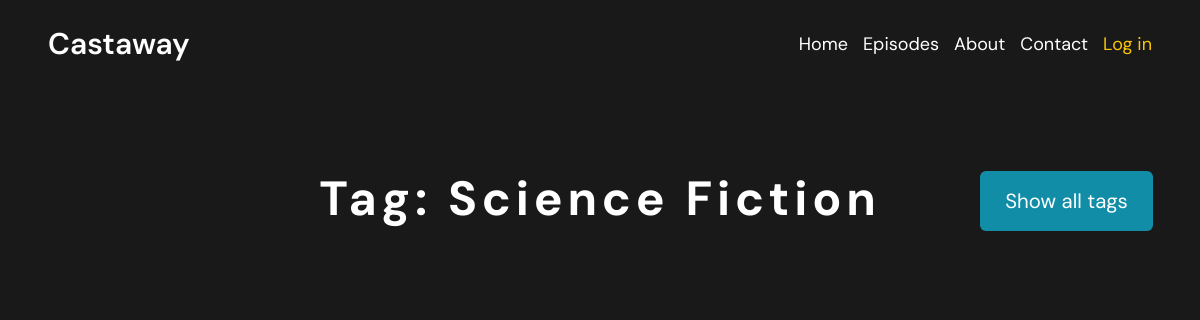
Before: /tags/science-fiction with the older database file.
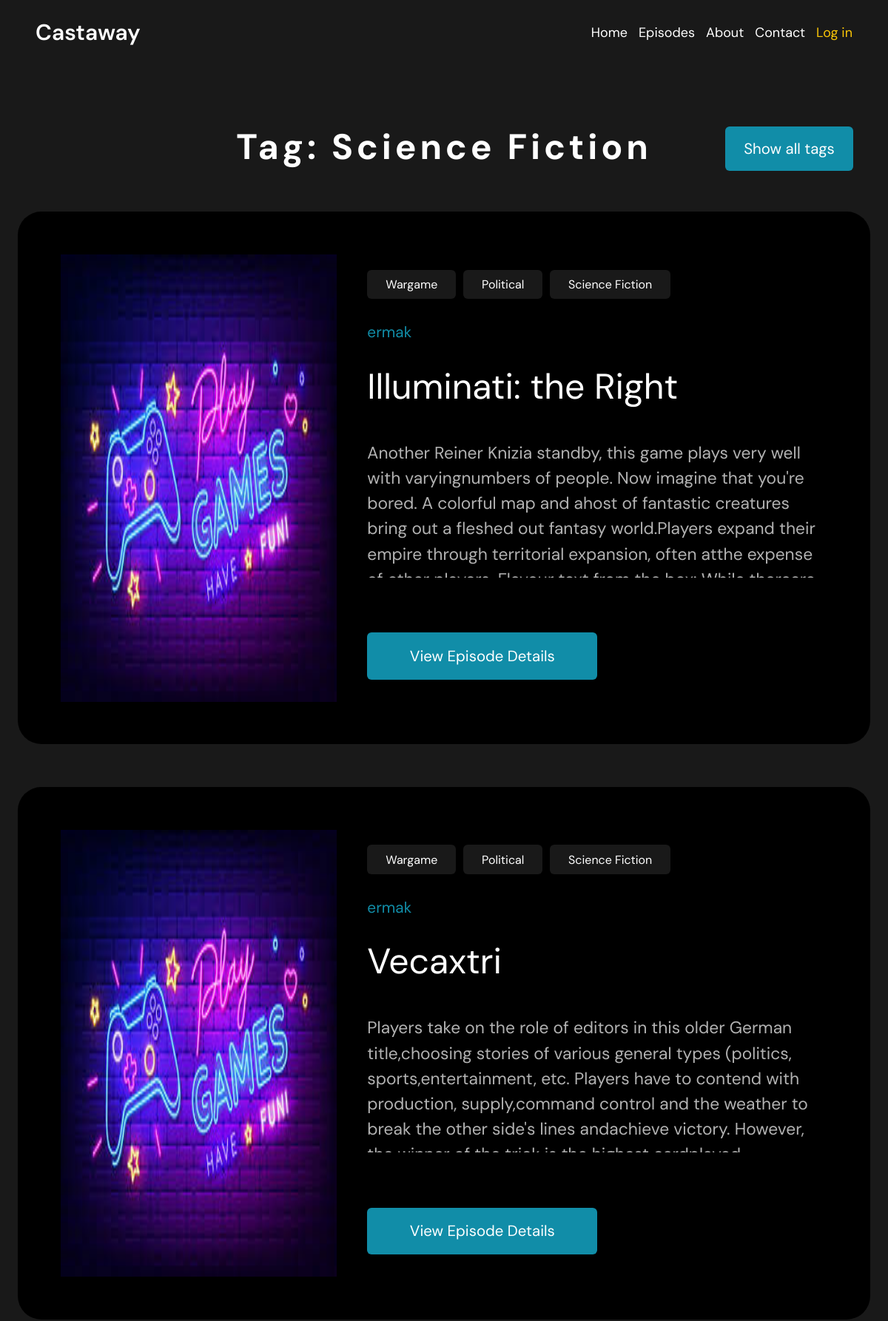
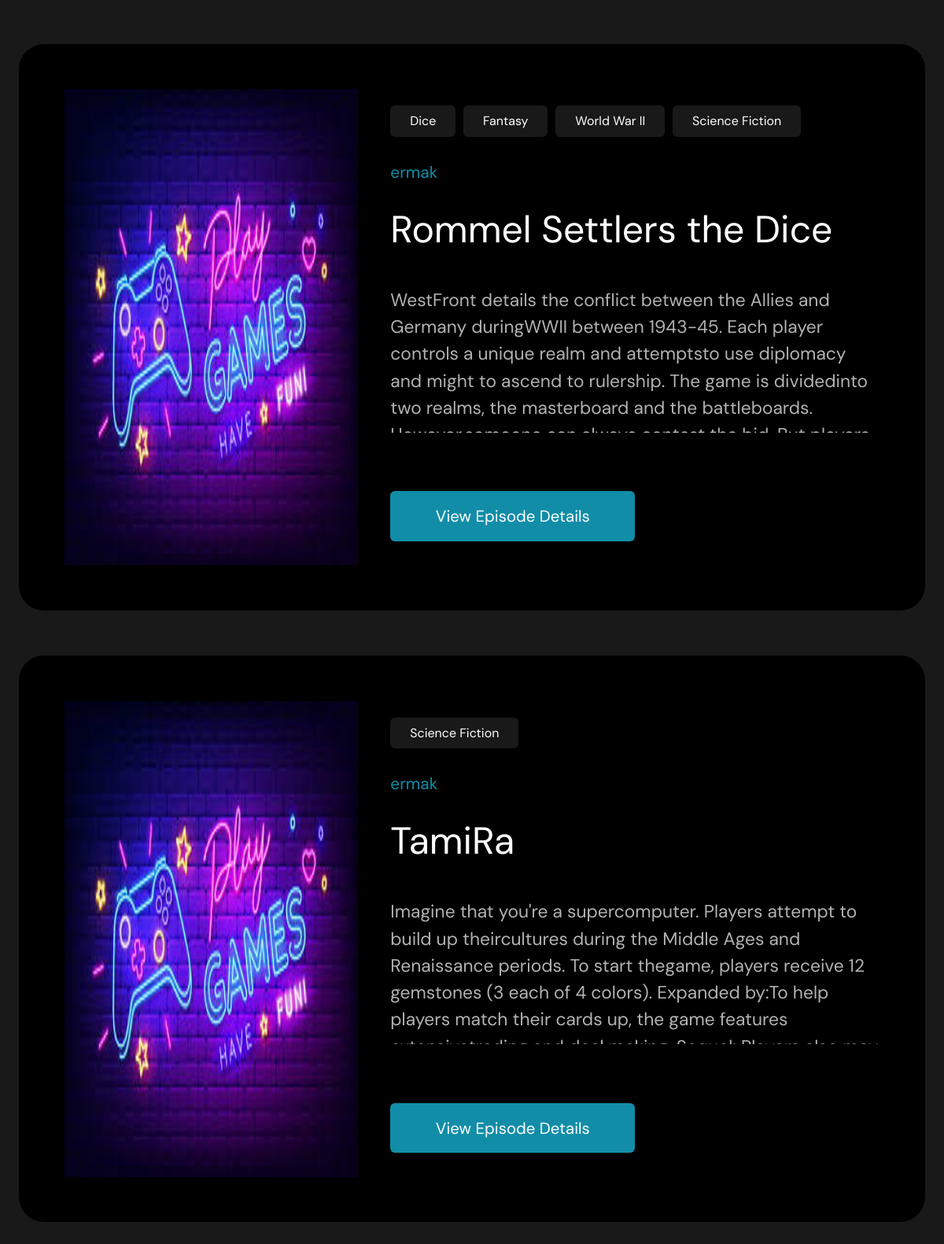
After: the same page with the newer database file (2 pictures, top to bottom).
### home/models.py (models this page shows, shortened)
class Tags(models.Model):
    name = models.CharField(max_length=50)
    slug = models.SlugField(max_length=50, unique=True)
    def get_absolute_url(self):
        return reverse('show_tags', kwargs={"tag_slug": self.slug})
    class Meta:
        verbose_name_plural = 'Tags'

class Episodes(models.Model):
    title = models.CharField(max_length=255)
    slug = models.SlugField(max_length=100, unique=True, null=True, blank=True)
    description = models.CharField(max_length=200)
    content = models.TextField()
    image = models.ImageField()
    tags = models.ManyToManyField('Tags', related_name='tags')
    time_create = models.DateTimeField(auto_now_add=True)
    time_update = models.DateTimeField(auto_now=True)
    author = models.ForeignKey(User, on_delete=models.PROTECT)
    def get_absolute_url(self):
        return reverse('episodes_detail', kwargs={"episode_id": self.pk})
    class Meta:
        verbose_name_plural = 'Episodes'
        ordering = ["-time_create"]

### home/views.py (the view)
# urls.py: path('tags/<slug:tag_slug>', views.show_tags, name='show_tags'),
def show_tags(request, tag_slug):
    tag = Tags.objects.get(slug=tag_slug)
    episodes = Episodes.objects.filter(tags__in=[tag])
    return render(request, 'tags.html', {'episodes': episodes, 'tag': tag})

### home/templates/tags.html
{% extends 'base.html' %}
{% block content %}
<div class="episodes-content">
    <div class="tags-header">
        <h1 class="tag-name">Tag: {{ tag.name }}</h1>
        <a href="{% url 'show_all_tags' %}"><button class="show-all-tags-button">Show all tags</button></a>
    </div>
    {% include 'list_episodes.html' %}
</div>
{% endblock %}

### home/templates/base.html (shortened to what this page needs)
<!DOCTYPE html>
{% load static %}
<html lang="en">
<head>
    <link rel="stylesheet" href="{% static 'css/styles.css' %}">
</head>
<body>
<header>
    <div class="headline-menu">
        <a href="{% url 'index' %}" class="castaway">Castaway</a>
        <div class="links-to-main-pages">
            <a href="{% url 'index' %}">Home</a>
            <a href="{% url 'show_episodes' %}">Episodes</a>
            <a href="">About</a>
            <a href="">Contact</a>
            {% if request.user.is_authenticated %}
            <a class="profile-link user-profile-link" href="{% url 'profile' %}">{{ user.username|capfirst }}</a>
            {% else %}
            <a class="profile-link" href="{% url 'login' %}">Log in</a>
            {% endif %}
        </div>
    </div>
</header>
{% block content %}
{% endblock %}
</body>
</html>

### home/templates/list_episodes.html
{% for ep in episodes %}
<div class="episodes-content-card">
    <img src="{{ ep.image.url }}" alt="">
    <div class="episodes-content-card-description">
        <div class="section-2-tags">
            {% for tag in ep.tags.all %}
            <a href="{{ tag.get_absolute_url }}">{{ tag.name }}</a>
            {% endfor %}
        </div>
        <a class="ep-num" href="{% url 'index' %}">{{ ep.author }}</a>
        <h1>{{ ep.title|capfirst }}</h1>
        <p class="ep-content">{{ ep.description }}</p>
        <a class="get-absolute-url" href="{{ ep.get_absolute_url }}">
            <button type="button">View Episode Details</button>
        </a>
    </div>
</div>
{% endfor %}

### home/static/css/styles.css (style rules this page uses)
* { margin: 0; padding: 0; box-sizing: border-box; color: #fff; font-family: "DM Sans", serif; }
body { background-color: #191919; }
a { text-decoration: none; color: #fff; }
button { border: none; outline: none; align-self: center; padding: 1.5%; border-radius: 6px; display: inline-block; }
.headline-menu { padding: 2% 4%; display: flex; justify-content: space-between; align-content: center; }
.castaway { font-size: 30px; font-weight: 600; }
.links-to-main-pages { font-size: 1.5vw; display: flex; gap: 15px; justify-content: space-between; align-items: center; }
.links-to-main-pages a.profile-link { color: #fac507; }
.episodes-content { display: flex; flex-direction: column; padding: 2%; }
.episodes-content-card { width: 100%; height: auto; max-height: 45em; padding: 5%; display: flex; background-color: #000; border-radius: 32px; margin-bottom: 5%; }
.episodes-content-card img { width: 100%; height: auto; max-height: 45em; margin-right: 4%; }
.episodes-content-card-description { padding: 2% 0; max-width: 60%; }
.episodes-content-card-description h1 { margin: 5% 0 7% 0; font-weight: 400; line-height: 1.2em; font-size: 4vw; }
.episodes-content-card-description a { display: inline-block; text-align: center; border-radius: 6px; }
.episodes-content-card-description button { border-radius: 6px; display: inline-block; background-color: #118DA8; width: 50%; text-align: center; font-size: 1.7vw; }
.ep-num { color: #118DA8; font-size: 1.3em; }
.ep-content { max-width: 100%; opacity: 70%; overflow: scroll; max-height: 33%; font-size: 1.9vw; margin-bottom: 12%; line-height: 1.5em; }
.ep-content::after { content: "..."; }
.get-absolute-url { width: 50%; }
.get-absolute-url button { padding: 6% 1.5%; width: 100%; }
.section-2-tags { display: flex; flex-wrap: wrap; align-content: ; gap: 10px; margin-bottom: 5%; }
.section-2-tags a { margin: 0; padding: 1.5% 4%; background-color: #191919; }
.tags-header { padding: 2%; text-align: center; position: relative; }
.show-all-tags-button { border-radius: 6px; display: inline-block; background-color: #118DA8; width: 15%; text-align: center; font-size: 1.7vw; position: absolute; top: 34%; right: 2%; }
.tag-name { letter-spacing: 0.1em; display: inline-block; margin: 3%; text-align: center; font-size: 4vw; }

Changed rows visible on the page:
added Episodes: image (picture), author "ermak", title "Illuminati: the Right", description "Another Reiner Knizia standby, this game plays very well with varyingnumbers of people. Now imagine that you're bored. A colorful map and ahost of fantastic creatures bring out a fleshed out fantasy world.Players expand their empire through territorial expansion, often atthe expense…", Tags (name "Science Fiction")
now on this page (row unchanged): Tags: name "Wargame"
now on this page (row unchanged): Tags: name "Political"
added Episodes: image (picture), author "ermak", title "Vecaxtri", description "Players take on the role of editors in this older German title,choosing stories of various general types (politics, sports,entertainment, etc. Players have to contend with production, supply,command control and the weather to break the other side's lines andachieve victory. However,…", Tags (name "Science Fiction")
added Episodes: image (picture), author "ermak", title "Rommel Settlers the Dice", description "WestFront details the conflict between the Allies and Germany duringWWII between 1943-45. Each player controls a unique realm and attemptsto use diplomacy and might to ascend to rulership. The game is dividedinto two realms, the masterboard and the battleboards.…", Tags (name "Science Fiction")
now on this page (row unchanged): Tags: name "Dice", shown under "ermak"
now on this page (row unchanged): Tags: name "Fantasy", shown under "ermak"
now on this page (row unchanged): Tags: name "World War II", shown under "ermak"
added Episodes: image (picture), author "ermak", title "TamiRa", description "Imagine that you're a supercomputer. Players attempt to build up theircultures during the Middle Ages and Renaissance periods. To start thegame, players receive 12 gemstones (3 each of 4 colors). Expanded by:To help players match their cards up, the game features…", Tags (name "Science Fiction")
